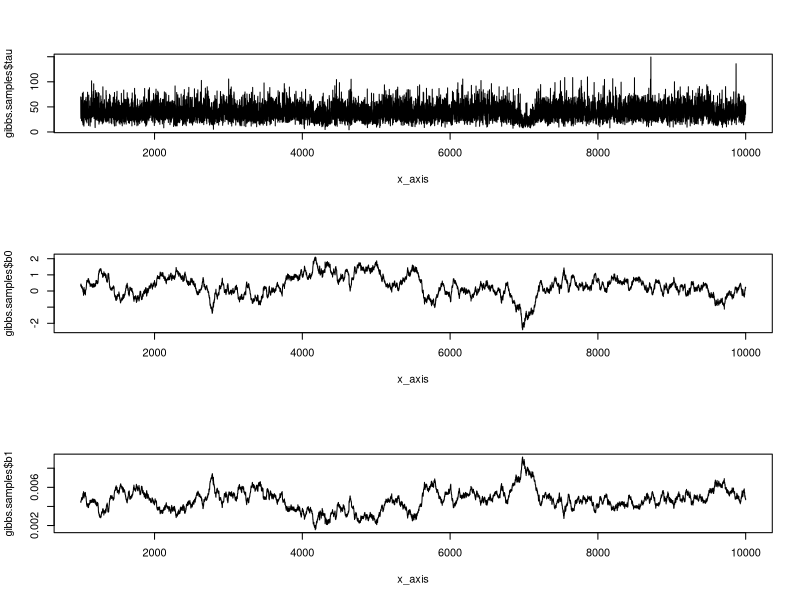
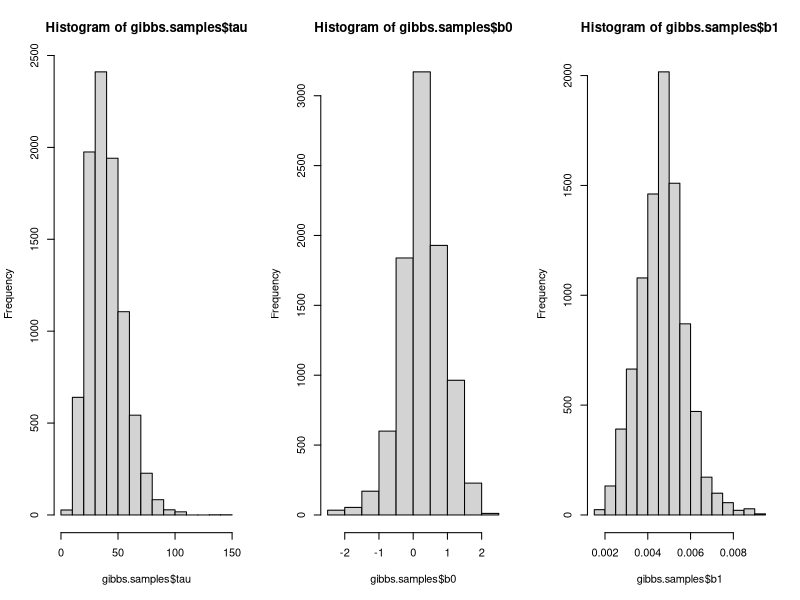
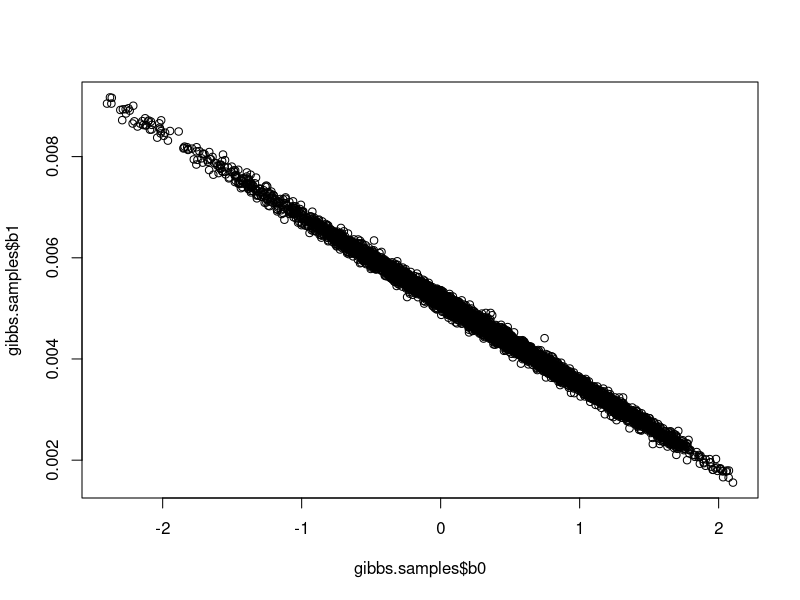

These figures' R source, in order:

x = c(576,635,558,578,666,580,555,661,651,605,653,575,545,572,594)
y = c(3.39,3.3,2.81,3.03,3.44,3.07,3,3.43,3.36,3.13,3.12,2.74,2.76,2.88,2.96)

# b) Gibbs sampler:
gibbs = function(n_iter, x, y){
  n=length(x)
  b0 = 0
  b1 = 0
  tau = 1
  b0s = NULL
  b1s = NULL
  taus = NULL
  for(i in 1:n_iter){
    tau = rgamma(1, n/2, rate=0.5*sum((y-b0-b1*x)**2))
    b0 = rnorm(1, mean(y-b1*x), sqrt((tau*n)**-1))
    b1 = rnorm(1, sum(y*x-b0*x)/sum(x**2), sqrt((tau*sum(x**2))**-1))
    
    taus = append(taus,tau)
    b0s = append(b0s,b0)
    b1s = append(b1s,b1)
  }
  
  # Remove burn-in samples
  list(tau=taus[1001:length(taus)], b0=b0s[1001:length(b0s)], b1=b1s[1001:length(b1s)])
}

gibbs.samples = gibbs(10000, x, y)

# c) plot samples:
par(mfrow=c(3,1))
x_axis=seq(1001, 10000)
plot(x_axis, gibbs.samples$tau, type='l')
plot(x_axis, gibbs.samples$b0, type='l')
plot(x_axis, gibbs.samples$b1, type='l')

par(mfrow=c(1,3))
hist(gibbs.samples$tau)
hist(gibbs.samples$b0)
hist(gibbs.samples$b1)

par(mfrow=c(1,1))
plot(gibbs.samples$b0, gibbs.samples$b1)
